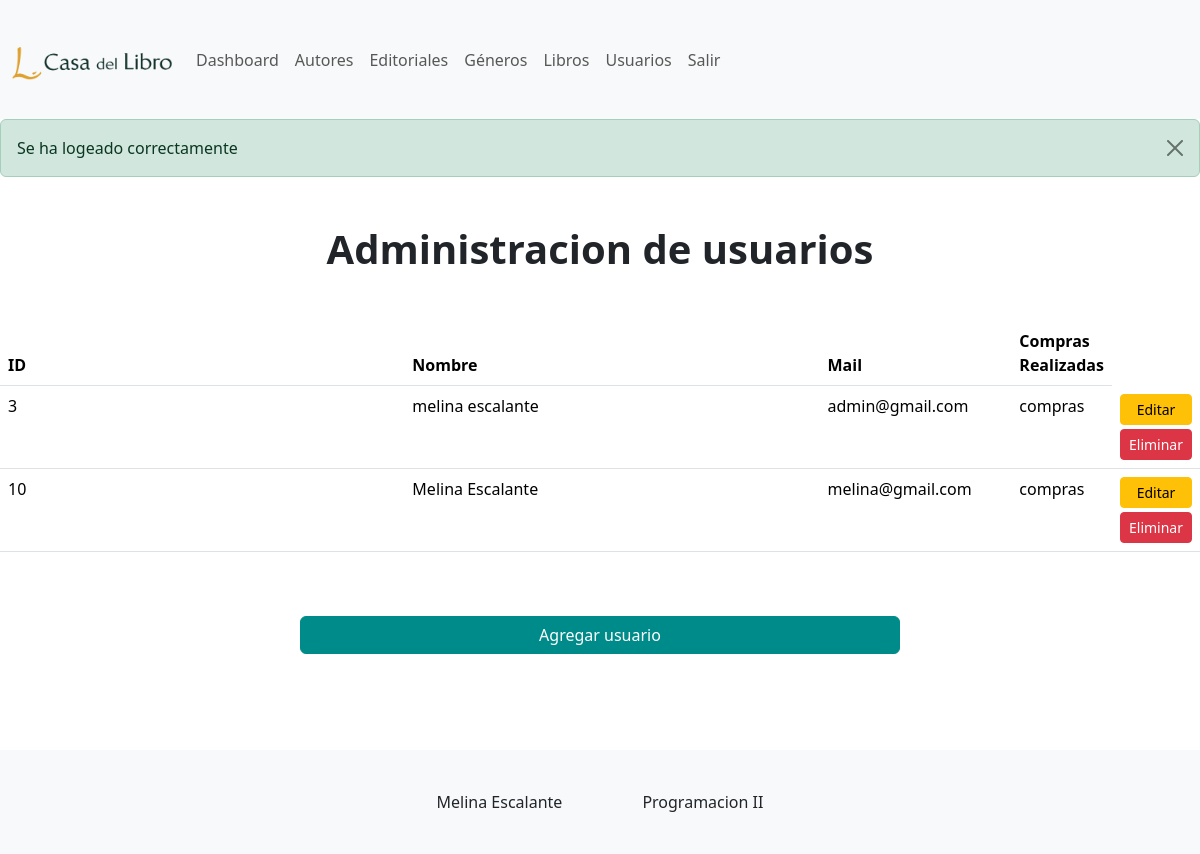
Page /content/admin/index.php?view=manage_users (signed in) on the earlier database version.
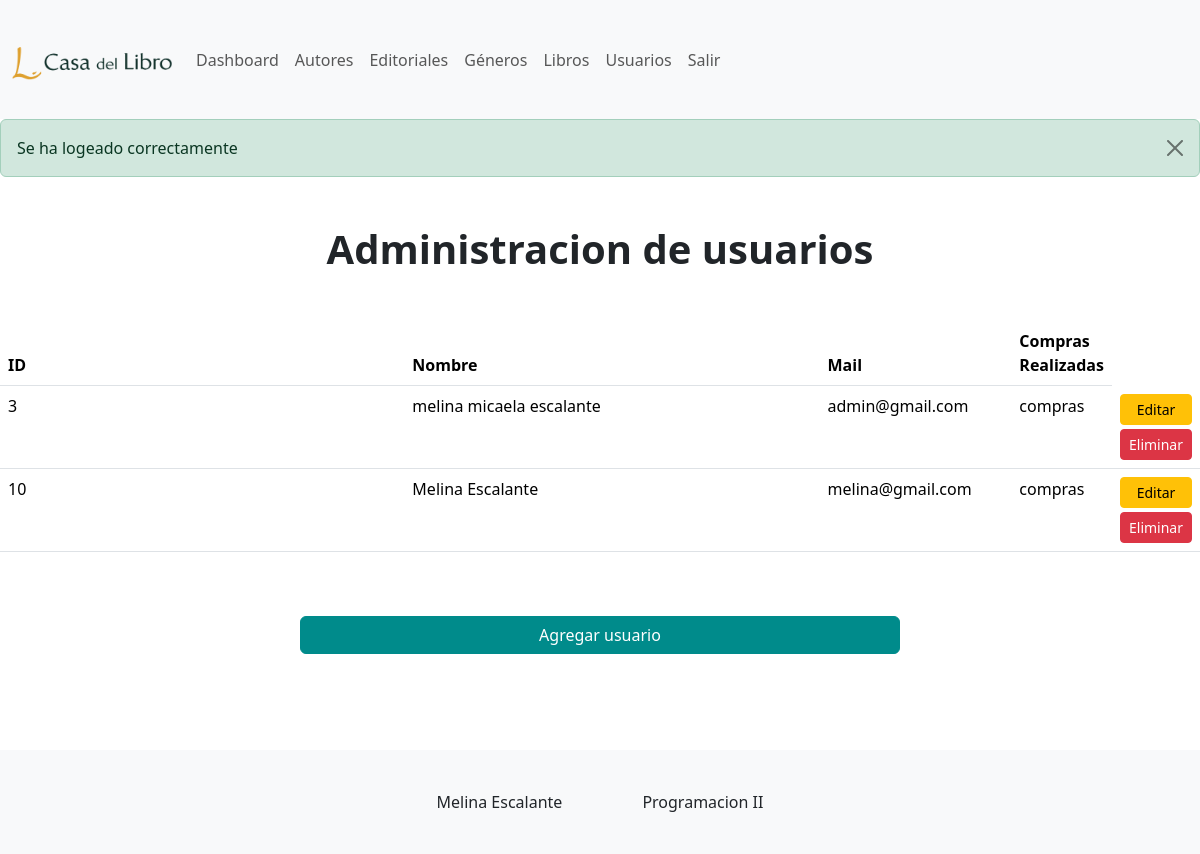
Same page on the later database version.
### tables this page shows
CREATE TABLE `usuario` (
  `id` bigint(20) UNSIGNED NOT NULL,
  `nombre_completo` varchar(256) NOT NULL,
  `email` varchar(256) NOT NULL,
  `password` varchar(256) NOT NULL,
  `rol` enum('usuario','admin') NOT NULL
);

### content/functions/autoload.php (called while the page is built, shortened)
<?php
    function autoloadClass($nombreClase){
        $archivoClase = __DIR__."/../class/$nombreClase.php";
    }

### content/class/Usuario.php (called while the page is built, shortened)
<?php
class Usuario
{
    protected $id;
    protected $nombre_completo;
    protected $email;
    public function getId()
    {
        return $this->id;
    }
    public function getNombreCompleto()
    {
        return $this->nombre_completo;
    }
    public function getEmail()
    {
        return $this->email;
    }
    public function all_users(): array
    {
        $usersArray = [];
        $conexion = new Conexion();
        $conn = $conexion->getConexion();
        $query = "SELECT * FROM usuario";
        $PDOStament = $conn->prepare($query);
        $PDOStament->setFetchMode(PDO::FETCH_CLASS, self::class);
        $PDOStament->execute();
        while ($user = $PDOStament->fetch()) {
            $usersArray[] = $user;
        }
        return $usersArray;
    }
}

### content/admin/views/manage_users.php (the view)
<?=(new Alerta())->get_alertas();?>
<?php
$users= (new Usuario())->all_users();
?>
<div class="container-xxl mx-auto container-fluid row my-5">
    <div>
        <h1 class="text-center mb-5 fw-bold">Administracion de usuarios</h1>
        <div class="row mb-5 d-flex align-items-center justify-content-center">
            <table class="table">
                <thead>
                    <tr>
                        <th class="col-lg-5 col-md-4 col-8">ID</th>
                        <th class="col-lg-5 col-md-4 col-8">Nombre</th>
                        <th class="col-lg-5 col-md-4 col-8">Mail</th>
                        <th class="col-lg-5 col-md-4 col-8">Compras Realizadas</th>
                    </tr>
                </thead>
                <tbody>
                    <?php foreach ($users as $user) { ?>
                        <tr>
                            <td class="col-lg-5 col-md-4 col-8"> <?=htmlspecialchars($user->getId())  ?>  </td>
                            <td class="col-lg-5 col-md-4 col-8"><?= htmlspecialchars($user->getNombreCompleto()) ?> </td>
                            <td class="col-lg-5 col-md-4 col-8"><?= htmlspecialchars($user->getEmail()) ?> </td>
                            <td class="col-lg-5 col-md-4 col-8">compras</td>
                            <td class="col-lg-2 col-md-2 col-2">
                                <a href="index.php?view=edit_user&id=<?= htmlspecialchars($user->getId()) ?>" class="d-block btn btn-sm btn-warning .btn-escalante-edit mb-1">Editar</a>
                                <a href="index.php?view=delete_user&id=<?=htmlspecialchars($user->getId())  ?>"
                                    class="d-block btn btn-sm btn-danger btn-escalante-delete">Eliminar</a>
                            </td>
                        </tr>
                    <?php } ?>
                </tbody>
            </table>
            <a style="max-width:50%!important;" href="index.php?view=add_user" class="btn btn-primary mt-5">Agregar usuario</a>
        </div>
    </div>
</div>

Differences in the rows shown:
changed usuario "admin@gmail.com": nombre_completo "melina escalante" → "melina micaela escalante"
